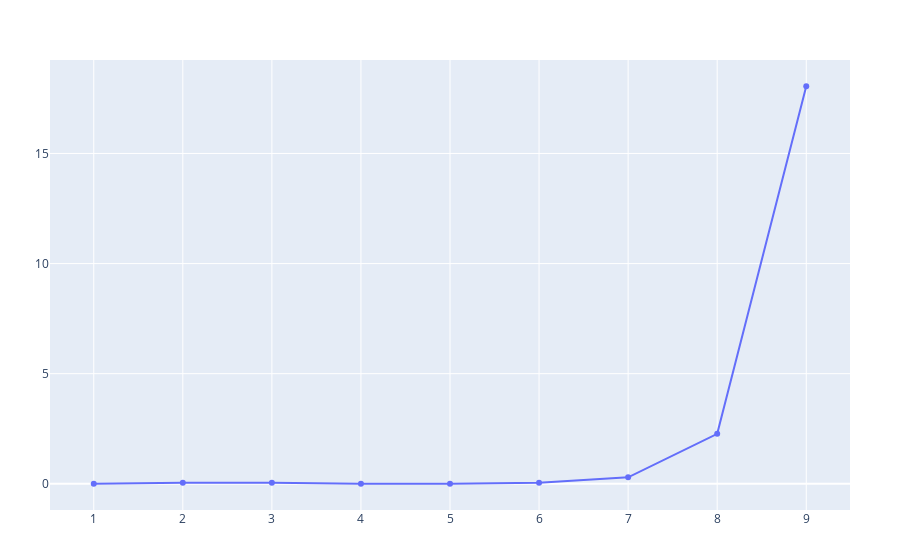

Write notebook code for a chart like this one.
### Code cell
plot(times, label="time", xlabel="log2(n)", ylabel="time (s)")

### Figure 1 — Plotly figure (JSON) as saved in the notebook; plotly's stock layout.template omitted (floating-point values rounded to 4 significant figures)
{"data": [{"label": "time", "type": "scatter", "x": [1, 2, 3, 4, 5, 6, 7, 8, 9], "xlabel": "log2(n)", "y": [2.263e-06, 0.04156, 0.04281, 0.000426, 0.003772, 0.04811, 0.2917, 2.268, 18.05], "ylabel": "time (s)"}], "layout": {"margin": {"b": 50, "l": 50, "r": 50, "t": 60}}}
